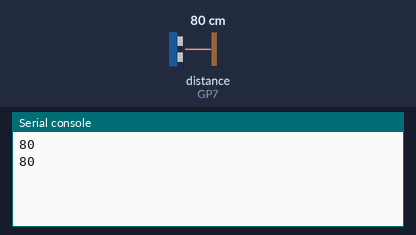
Bench run of a program on a simulated Raspberry Pi Pico running MicroPython. On the bench: the last lines printed to the serial console. Inputs (shaded band) come from the test bench; at power-on: distance to the obstacle (sensor on GP7) 80 cm. The echo pulse lasts 58.3 µs per cm.

Above: at 1.2 s.
1.3 s: distance to the obstacle (sensor on GP7) set to 2 cm
At 2.6 s:
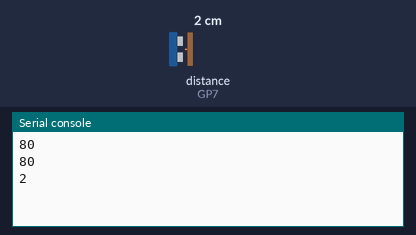
2.8 s: distance to the obstacle (sensor on GP7) set to 4 cm
At 3.8 s:
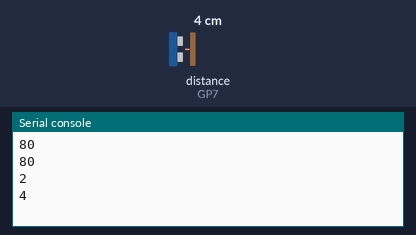
Timing chart, 0 to 5.8 s (numbered marks = the images above; inputs shaded):
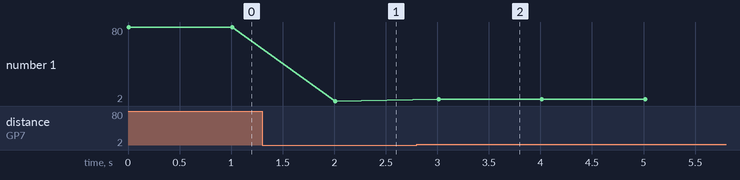

Measured:
- after the input at 1.3 s, the serial console: prints a new line after 0.71 s (image 1)
- after the input at 2.8 s, the serial console: prints a new line after 0.21 s (image 2)
- plotted number 1: 80 → 2 after the input at 1.3 s, 2 → 4 after the input at 2.8 s

The program:

maker-pi-pico-read-ultrasonic.py
```python
###  This example code uses: Maker Pi Pico ;; Reference: www.cytron.io/p-maker-pi-pico
###  This example code uses: SR04P Ultrasonic Ranging Module ;; Reference: wwwcytron.io/c-sensor/c-ultrasonic-sensor/p-3v-5.5v-ultrasonic-ranging-module

import machine
import utime

# read ultrasonic

Trig = machine.Pin(6,machine.Pin.OUT)   # Connect Trig pin to pin 6 and set to OUTPUT
Echo = machine.Pin(7,machine.Pin.IN)    # Connect Echo pin to pin 7 and set to INPUT

def read_ultrasonic():  # Read ultrasonic function

    Trig.value(0)
    utime.sleep_us(2)
    Trig.value(1)
    utime.sleep_us(10)
    Trig.value(0)

    while Echo.value() == 0:
        pulse_start = utime.ticks_us()

    while Echo.value() == 1:
        pulse_end = utime.ticks_us()

    pulse_duration = pulse_end - pulse_start
    distance = pulse_duration//58

    return distance

while True:
    print(read_ultrasonic())     # print ultrasonic distance
    utime.sleep(1)               # sleep 1 second
```
